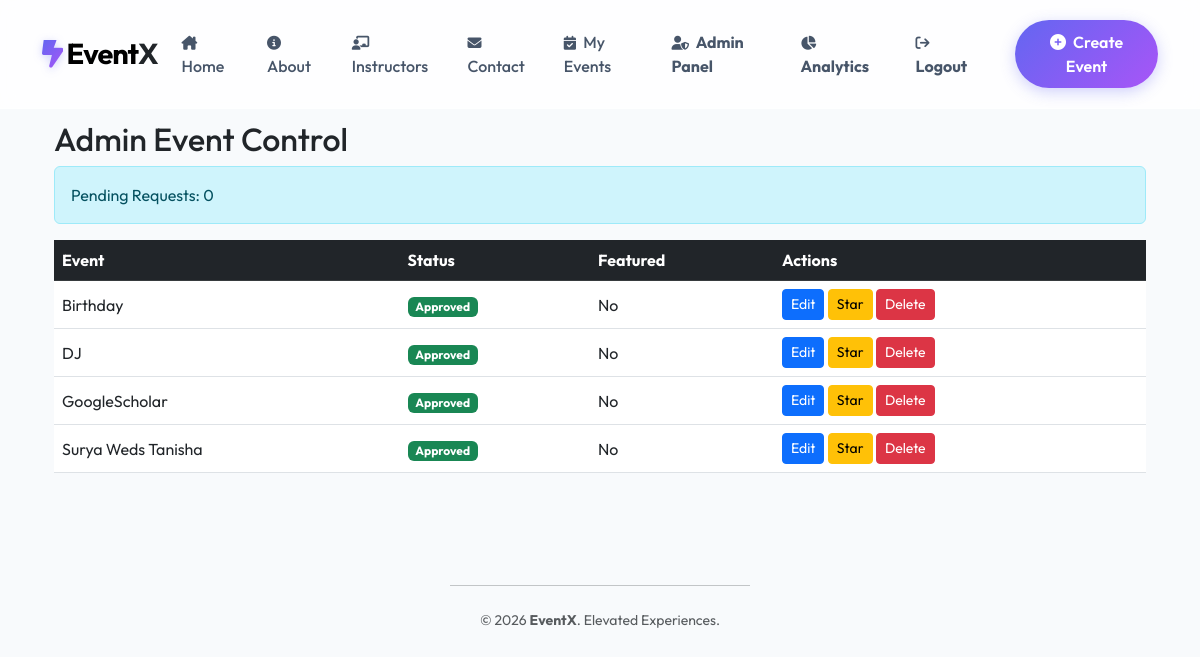
/admin-dashboard/ (signed in), run on the app's committed database.
### events/models.py (models this page shows, shortened)
class Event(models.Model):
    user = models.ForeignKey(User, on_delete=models.CASCADE)
    event_name = models.CharField(max_length=200)
    event_date = models.DateField()
    location = models.CharField(max_length=200)
    event_type = models.CharField(max_length=100)
    description = models.TextField()
    image = models.ImageField(upload_to='events/', blank=True, null=True)
    is_approved = models.BooleanField(default=False)
    is_featured = models.BooleanField(default=False) # ✅ Added this
    created_at = models.DateTimeField(auto_now_add=True)

### events/views.py (the view)
# urls.py: path('admin-dashboard/', views.admin_dashboard, name='admin_dashboard'),
@staff_member_required
def admin_dashboard(request):
    all_events = Event.objects.all().order_by('-created_at')
    pending_count = Event.objects.filter(is_approved=False).count()
    return render(request, 'admin_dashboard.html', {
        'events': all_events,
        'pending_count': pending_count
    })

### templates/admin_dashboard.html (shortened to what this page needs)
{% extends 'base.html' %}
{% block content %}
<div class="container mt-5">
    <h2>Admin Event Control</h2>
    <div class="alert alert-info">Pending Requests: {{ pending_count }}</div>
    <table class="table align-middle">
        <thead class="table-dark">
            <tr>
                <th>Event</th>
                <th>Status</th>
                <th>Featured</th>
                <th>Actions</th>
            </tr>
        </thead>
        <tbody>
            {% for event in events %}
            <tr>
                <td>{{ event.event_name }}</td>
                <td>
                    {% if event.is_approved %}
                        <span class="badge bg-success">Approved</span>
                    {% else %}
                        <span class="badge bg-warning text-dark">Pending</span>
                    {% endif %}
                </td>
                <td>{% if event.is_featured %}★ Yes{% else %}No{% endif %}</td>
                <td>
                    <a href="{% url 'edit_event_admin' event.id %}" class="btn btn-sm btn-primary">Edit</a>
                    <form action="{% url 'toggle_featured' event.id %}" method="POST" style="display:inline;">
                        {% csrf_token %}<button class="btn btn-sm btn-warning">Star</button>
                    </form>
                    <form action="{% url 'delete_event_admin' event.id %}" method="POST" style="display:inline;" onsubmit="return confirm('Delete permanently?');">
                        {% csrf_token %}<button class="btn btn-sm btn-danger">Delete</button>
                    </form>
                </td>
            </tr>
            {% endfor %}
        </tbody>
    </table>
</div>
{% endblock %}

### templates/base.html (style rules this page uses)
:root { --primary-gradient: linear-gradient(135deg, #6366f1 0%, #a855f7 100%); --glass-bg: rgba(255, 255, 255, 0.8); }
body { font-family: 'Outfit', sans-serif; background: #f8fafc; }
html { scroll-behavior: smooth; scroll-padding-top: 100px; }

### data on the page
Event: event_name "Birthday", is_approved "Approved", is_featured "No"
Event: event_name "DJ", is_approved "Approved", is_featured "No"
Event: event_name "GoogleScholar", is_approved "Approved", is_featured "No"
Event: event_name "Surya Weds Tanisha", is_approved "Approved", is_featured "No"

### other printed values
{{ pending_count }} "0"
